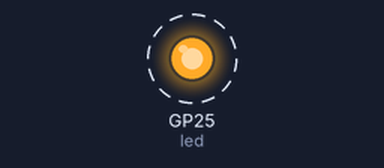
Simulated run of this program. Board: Raspberry Pi Pico running MicroPython. Parts: output pins drawn as LEDs (lit = HIGH). Dashed ring = blinking. What the program prints to the serial console is not drawn.

Above: at 0.2 s.
Timing chart, 0 to 3.0 s (numbered marks = the images above):
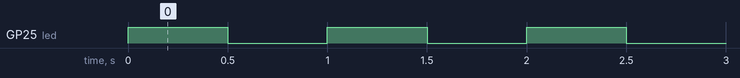

Measured:
- by itself, GP25 (led): alternates HIGH for 0.50 s and LOW for 0.50 s

The program:

blink_test.py
```python
from machine import Pin
import time

try:
    # For Pico W
    led = Pin("LED", Pin.OUT)
except:
    # For original Pico
    led = Pin(25, Pin.OUT)

try:
    print("LED blinking started! Press Ctrl+C to stop.")
    while True:
        led.toggle()      # Switch LED state
        time.sleep(0.5)   # Wait for 500ms

except KeyboardInterrupt:
    # Turn off LED when program is interrupted
    led.value(0)
    print("\nProgram stopped by user")
```
